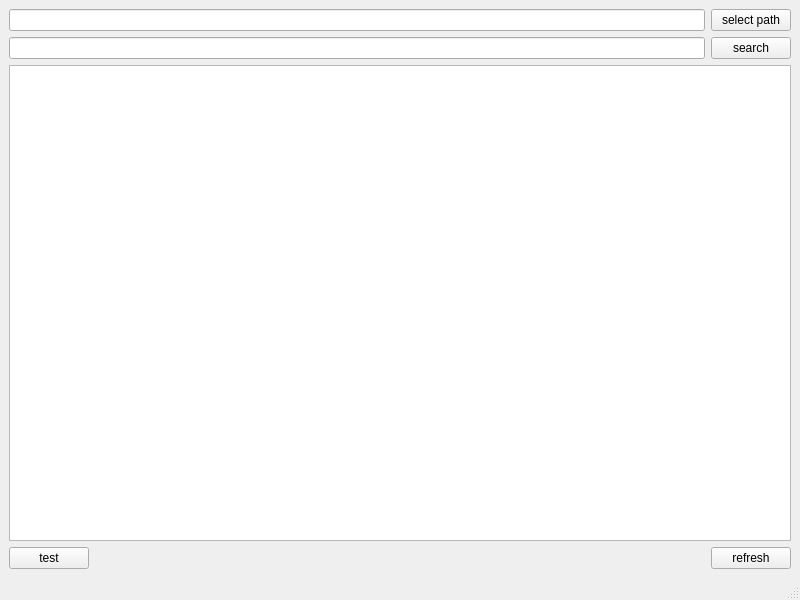
<?xml version="1.0" encoding="UTF-8"?>
<ui version="4.0">
 <class>MainWindow</class>
 <widget class="QMainWindow" name="MainWindow">
  <property name="geometry">
   <rect>
    <x>0</x>
    <y>0</y>
    <width>800</width>
    <height>600</height>
   </rect>
  </property>
  <property name="windowTitle">
   <string>MainWindow</string>
  </property>
  <widget class="QWidget" name="centralwidget">
   <layout class="QVBoxLayout" name="verticalLayout">
    <item>
     <layout class="QHBoxLayout" name="horizontalLayout">
      <item>
       <widget class="QLineEdit" name="fileedit"/>
      </item>
      <item>
       <widget class="QPushButton" name="select_path">
        <property name="text">
         <string>select path</string>
        </property>
       </widget>
      </item>
     </layout>
    </item>
    <item>
     <layout class="QHBoxLayout" name="horizontalLayout_4">
      <property name="topMargin">
       <number>0</number>
      </property>
      <item>
       <widget class="QLineEdit" name="search_edit">
        <property name="text">
         <string/>
        </property>
       </widget>
      </item>
      <item>
       <widget class="QPushButton" name="search">
        <property name="text">
         <string>search</string>
        </property>
       </widget>
      </item>
     </layout>
    </item>
    <item>
     <widget class="QTreeView" name="pathview">
      <property name="contextMenuPolicy">
       <enum>Qt::CustomContextMenu</enum>
      </property>
     </widget>
    </item>
    <item>
     <layout class="QHBoxLayout" name="horizontalLayout_2">
      <item>
       <widget class="QPushButton" name="test">
        <property name="text">
         <string>test</string>
        </property>
       </widget>
      </item>
      <item>
       <spacer name="horizontalSpacer">
        <property name="orientation">
         <enum>Qt::Horizontal</enum>
        </property>
        <property name="sizeHint" stdset="0">
         <size>
          <width>40</width>
          <height>20</height>
         </size>
        </property>
       </spacer>
      </item>
      <item>
       <widget class="QPushButton" name="refresh">
        <property name="text">
         <string>refresh</string>
        </property>
       </widget>
      </item>
     </layout>
    </item>
   </layout>
  </widget>
  <widget class="QMenuBar" name="menubar">
   <property name="geometry">
    <rect>
     <x>0</x>
     <y>0</y>
     <width>800</width>
     <height>29</height>
    </rect>
   </property>
  </widget>
  <widget class="QStatusBar" name="statusbar"/>
 </widget>
 <resources/>
 <connections/>
</ui>
